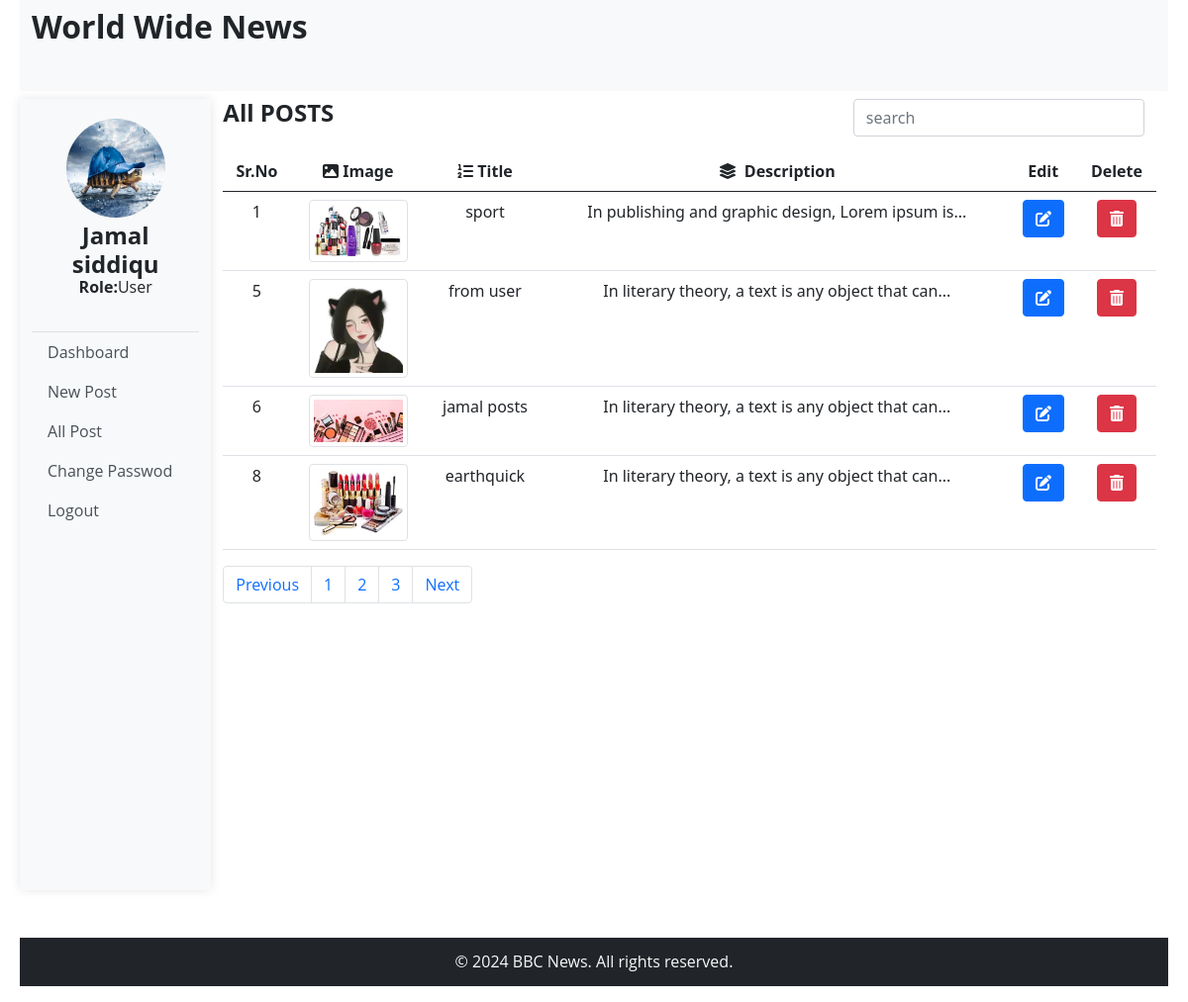
Page /User/allPosts.php (signed in) on the committed database.
### tables this page shows
CREATE TABLE `registred_users` (
  `user_id` int(11) NOT NULL,
  `u_name` varchar(20) NOT NULL,
  `u_fname` varchar(20) NOT NULL,
  `u_cnic` text NOT NULL,
  `u_email` text NOT NULL,
  `u_pass` text NOT NULL
);

CREATE TABLE `posts` (
  `id` int(77) NOT NULL,
  `title` text NOT NULL,
  `cat_id` varchar(12) NOT NULL,
  `content` text NOT NULL,
  `image` text NOT NULL,
  `date` datetime NOT NULL DEFAULT current_timestamp(),
  `author` text NOT NULL
);

### User/allPosts.php (the view, shortened to what this page needs)
<?php
include "userHeader.php";
include("../admin/conn.php");
?>
      <div class="col-md-10 ml-5">
        <div class="postheading">
          <div class="row d-flex justify-content-between">
            <div class="col-md-4">
              <h4 class="mb-4">All POSTS</h4>
            </div>
            <div class="col-md-4">
              <input type="search" placeholder="search" class="form-control">
            </div>
          </div>
        </div>
        <table class="table text-center">
          <thead>
            <tr>
              <th>Sr.No</th>
              <th><i class="fa-solid fa-image"></i> Image</th>
              <th><i class="fa-solid fa-list-ol"></i> Title</th>
              <th><i class="fa-solid fa-layer-group me-2"></i>Description</th>
              <th>Edit</th>
              <th>Delete</th>
            </tr>
          </thead>
          <tbody>
      <?php
            function limitCharacters($string, $limit) {
              if (strlen($string) > $limit) {
                  $limitedString = substr($string, 0, $limit);
                  $lastSpace = strrpos($limitedString, ' ');
                  if ($lastSpace !== false) {
                      $limitedString = substr($limitedString, 0, $lastSpace);
                  }
                  $limitedString .= '...';
              } else {
                  $limitedString = $string;
              }
              return $limitedString;
          }
            $query="SELECT * from posts where author='$author'";
            $res=mysqli_query($conn,$query);
            if(mysqli_num_rows($res)>0){
              while($arr=mysqli_fetch_assoc($res)){
          ?>
            <tr>
              <td><?php echo $arr['id'];?></td>
              <td><?php
                    echo '<img src="../images/uploadedFiles/'.$arr['image'].'" alt="Post Image" class="img-thumbnail" style="max-width: 100px;">';
                    ?></td>
              <td><?php echo $arr['title'];?></td>
              <td><?php echo limitCharacters($arr['content'], 50);?></td>
              <td><a href="EditPost.php?bid=<?php echo $arr['id'];?>" class="btn btn-primary"><i class="fas fa-edit"></i></a></td>
              <td>
                <form action="" method="POST">
                <a href="deletepost.php?pid=<?php echo $arr['id'];?>" class="btn btn-danger"><i class="fas fa-trash-alt"></i> </a></td>
            </tr>
          <?php   }
            }else{
              echo "No Posts Found";
            } ?>
          </tbody>
        </table>
        <ul class="pagination">
          <li class="page-item"><a class="page-link" href="#">Previous</a></li>
          <li class="page-item"><a class="page-link" href="#">1</a></li>
          <li class="page-item"><a class="page-link" href="#">2</a></li>
          <li class="page-item"><a class="page-link" href="#">3</a></li>
          <li class="page-item"><a class="page-link" href="#">Next</a></li>
        </ul>
      </div>
<?php
include "userFooter.php";
?>

### User/userHeader.php (shortened to what this page needs)
<?php
include "../admin/conn.php";
$author=$_SESSION['logedUser'];
$qry="SELECT u_name FROM registred_users where user_id='$author'";
$data=mysqli_query($conn,$qry);
$arr=mysqli_fetch_assoc($data);
?>
<!DOCTYPE html>
<html lang="en">
<head>
    <link rel="stylesheet" href="../css/all.min.css">
    <link rel="stylesheet" href="../css/bootstrap.min.css">
  <link rel="stylesheet" href="../css/style.css">
</head>
<body>
  <div class="container-fluid">
    <div class="row">
      <nav class="bg-light mb-2 col-md-12 py-2">
        <a class="navbar-brand fw-bold text-dark" href="#"><h2>World Wide News</h2></a>
      </nav>
    </div>
    <div class="row">
      <div class="sidebar col-md-2">
        <div class="user-details">
          <img src="../images/turtule.jpg" class="profile-pic mb-1" alt="Profile Picture">
          <h4><?php echo ucfirst(strtolower($arr['u_name'])); mysqli_close($conn);?></h4>
          <p><b>Role:</b>User</p>
        </div>
        <ul class="nav flex-column">
          <li class="nav-item">
            <a class="nav-link active" href="profile.php">Dashboard</a>
          </li>
          <li class="nav-item">
            <a class="nav-link" href="WriteBlog.php">New Post</a>
          </li>
          <li class="nav-item">
            <a class="nav-link" href="allPosts.php">All Post</a>
          </li>
          <li class="nav-item">
            <a class="nav-link" href="changePassword.php">Change Passwod</a>
          </li>
          <li class="nav-item">
            <a class="nav-link" href="logout.php">Logout</a>
          </li>
        </ul>
      </div>

### User/userFooter.php
  </div>
</div>
  <p  class="bg-dark text-light text-center py-3 mt-5">&copy; 2024 BBC News. All rights reserved.</p>
  </body>
  </html>

### css/style.css (style rules this page uses)
:root { --color-primary:rgb(0, 0, 0); --background-color:rgb(255, 255, 255); --hr-color:rgb(207, 202, 202); --icon-color:gray; }
h1,h2,h3,h4,h5,h6 { font-family:system-ui, -apple-system, BlinkMacSystemFont, 'Segoe UI', Roboto, Oxygen, Ubuntu, Cantarell, 'Open Sans', 'Helvetica Neue', sans-serif; font-weight: bold; }
p,small,span,ul,li,strong,pre { font-family:Open Sans; }
body { overflow-x: hidden; margin: 0px 20px; }
p { line-height: 17px; }
a { text-decoration: none; color: black; }
.container-fluid,.header { padding-right: 0px; }
.row,.fheading { margin-right: 0px; }
.sidebar { max-width: 200px; height: 100vh; background-color: #f8f9fa; box-shadow: 0 0 10px rgba(0, 0, 0, 0.1); }
.profile-pic { width: 100px; height: 100px; border-radius: 50%; }
.user-details { text-align: center; padding: 20px; border-bottom: 1px solid #dee2e6; }
.user-details h4 { margin-bottom: 0; }
.nav-link { color: #495057; }

### rows in the picture
registred_users: u_name "Jamal siddiqu"
posts: id "1", image (picture), title "sport", content "In publishing and graphic design, Lorem ipsum is..."
posts: id "5", image (picture), title "from user", content "In literary theory, a text is any object that can..."
posts: id "6", image (picture), title "jamal posts", content "In literary theory, a text is any object that can..."
posts: id "8", image (picture), title "earthquick", content "In literary theory, a text is any object that can..."
